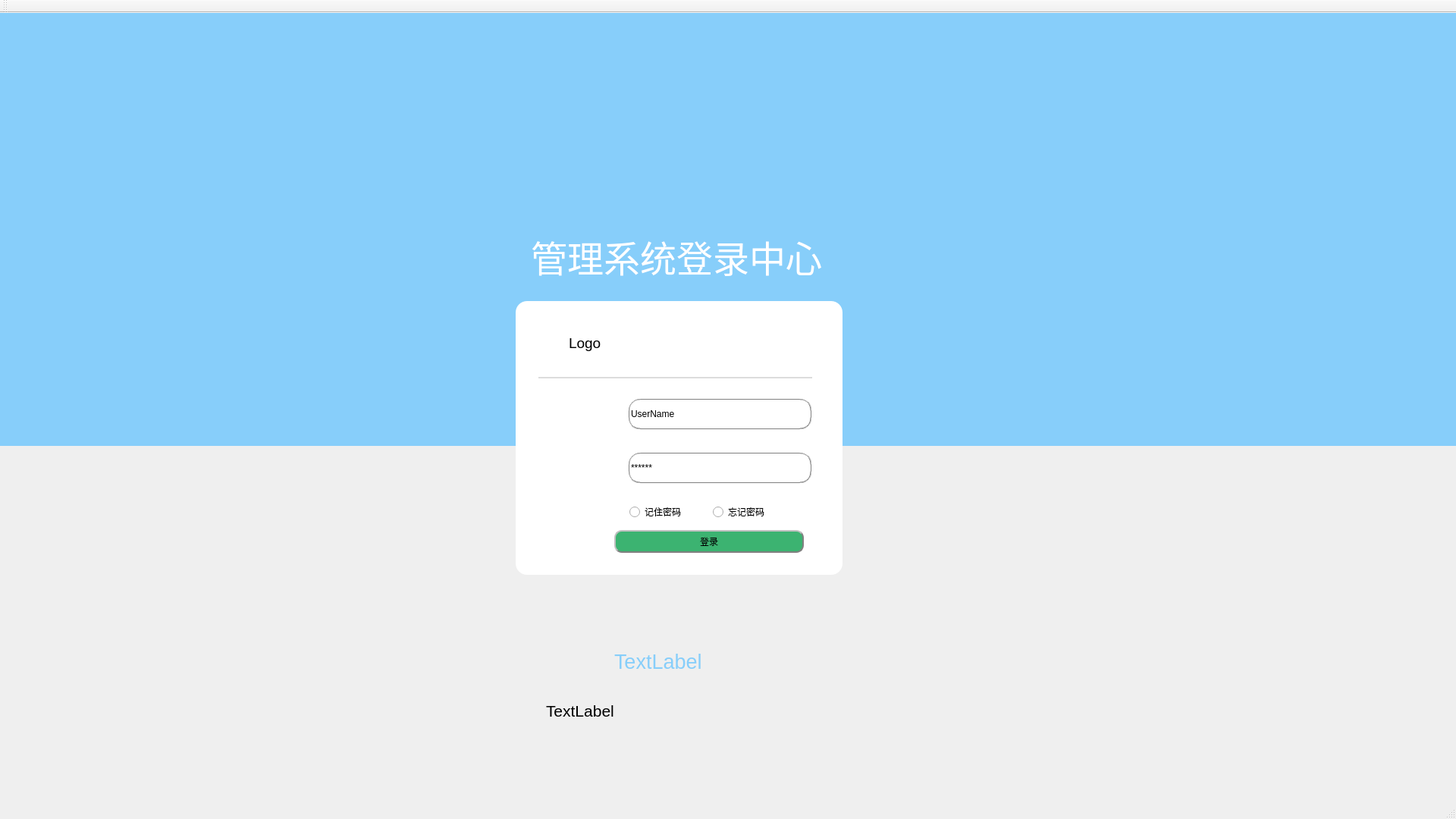
<?xml version="1.0" encoding="UTF-8"?>
<ui version="4.0">
 <class>PhysicalTherapyRobotClass</class>
 <widget class="QMainWindow" name="PhysicalTherapyRobotClass">
  <property name="geometry">
   <rect>
    <x>0</x>
    <y>0</y>
    <width>1920</width>
    <height>1080</height>
   </rect>
  </property>
  <property name="windowTitle">
   <string>理疗机器人</string>
  </property>
  <property name="toolTipDuration" stdset="0">
   <number>0</number>
  </property>
  <widget class="QWidget" name="centralWidget">
   <widget class="QWidget" name="Login" native="true">
    <property name="geometry">
     <rect>
      <x>680</x>
      <y>380</y>
      <width>431</width>
      <height>361</height>
     </rect>
    </property>
    <property name="styleSheet">
     <string notr="true">background-color: rgb(255,255,255);
border-top-left-radius:15px;
border-top-right-radius:15px;
border-bottom-left-radius:15px;
border-bottom-right-radius:15px;</string>
    </property>
    <property name="toolTipDuration" stdset="0">
     <number>0</number>
    </property>
    <widget class="QLabel" name="GrayLine">
     <property name="geometry">
      <rect>
       <x>30</x>
       <y>100</y>
       <width>361</width>
       <height>2</height>
      </rect>
     </property>
     <property name="styleSheet">
      <string notr="true">background-color: rgb(220,220,220);</string>
     </property>
     <property name="text">
      <string/>
     </property>
    </widget>
    <widget class="QLabel" name="Logo">
     <property name="geometry">
      <rect>
       <x>30</x>
       <y>140</y>
       <width>111</width>
       <height>111</height>
      </rect>
     </property>
     <property name="text">
      <string/>
     </property>
     <property name="pixmap">
      <pixmap>robot.png</pixmap>
     </property>
    </widget>
    <widget class="QLineEdit" name="lineEdit_UserName">
     <property name="geometry">
      <rect>
       <x>149</x>
       <y>129</y>
       <width>241</width>
       <height>40</height>
      </rect>
     </property>
     <property name="styleSheet">
      <string notr="true">border:1px groove gray;</string>
     </property>
     <property name="text">
      <string>UserName</string>
     </property>
    </widget>
    <widget class="QLineEdit" name="lineEdit_Password">
     <property name="geometry">
      <rect>
       <x>149</x>
       <y>200</y>
       <width>241</width>
       <height>40</height>
      </rect>
     </property>
     <property name="styleSheet">
      <string notr="true">border:1px groove gray;</string>
     </property>
     <property name="text">
      <string>******</string>
     </property>
    </widget>
    <widget class="QRadioButton" name="radioButton_RememberPassword">
     <property name="geometry">
      <rect>
       <x>150</x>
       <y>270</y>
       <width>81</width>
       <height>16</height>
      </rect>
     </property>
     <property name="text">
      <string>记住密码</string>
     </property>
    </widget>
    <widget class="QRadioButton" name="radioButton_NotRememberPassword">
     <property name="geometry">
      <rect>
       <x>260</x>
       <y>270</y>
       <width>81</width>
       <height>16</height>
      </rect>
     </property>
     <property name="text">
      <string>忘记密码</string>
     </property>
    </widget>
    <widget class="QPushButton" name="pushButton_Login">
     <property name="geometry">
      <rect>
       <x>130</x>
       <y>302</y>
       <width>250</width>
       <height>30</height>
      </rect>
     </property>
     <property name="styleSheet">
      <string notr="true">QPushButton{
background-color: rgb(60,179,113);
border:2px groove gray;
border-radius:10px;padding:2px 4px;border-style: outset;}
QPushButton:hover{
background-color:rgb(60,179,113); color: black;}
 QPushButton:pressed{
background-color:rgb(60,179,113);
border-style: inset;}
</string>
     </property>
     <property name="text">
      <string>登录</string>
     </property>
    </widget>
    <widget class="QLabel" name="label">
     <property name="geometry">
      <rect>
       <x>70</x>
       <y>30</y>
       <width>50</width>
       <height>50</height>
      </rect>
     </property>
     <property name="font">
      <font>
       <family>Arial</family>
       <pointsize>14</pointsize>
      </font>
     </property>
     <property name="text">
      <string>Logo</string>
     </property>
     <property name="textFormat">
      <enum>Qt::AutoText</enum>
     </property>
    </widget>
    <zorder>GrayLine</zorder>
    <zorder>lineEdit_UserName</zorder>
    <zorder>lineEdit_Password</zorder>
    <zorder>radioButton_RememberPassword</zorder>
    <zorder>radioButton_NotRememberPassword</zorder>
    <zorder>pushButton_Login</zorder>
    <zorder>label</zorder>
    <zorder>Logo</zorder>
   </widget>
   <widget class="QLabel" name="label_BackgroundTop">
    <property name="geometry">
     <rect>
      <x>0</x>
      <y>0</y>
      <width>1921</width>
      <height>571</height>
     </rect>
    </property>
    <property name="styleSheet">
     <string notr="true">background-color: rgb(135,206,250);
</string>
    </property>
    <property name="text">
     <string/>
    </property>
   </widget>
   <widget class="QLabel" name="label_Title">
    <property name="geometry">
     <rect>
      <x>700</x>
      <y>290</y>
      <width>401</width>
      <height>61</height>
     </rect>
    </property>
    <property name="font">
     <font>
      <family>Arial</family>
      <pointsize>36</pointsize>
     </font>
    </property>
    <property name="styleSheet">
     <string notr="true">color:white;</string>
    </property>
    <property name="text">
     <string>管理系统登录中心</string>
    </property>
   </widget>
   <widget class="QLabel" name="label_Time">
    <property name="geometry">
     <rect>
      <x>810</x>
      <y>840</y>
      <width>121</width>
      <height>31</height>
     </rect>
    </property>
    <property name="font">
     <font>
      <family>Arial</family>
      <pointsize>20</pointsize>
     </font>
    </property>
    <property name="styleSheet">
     <string notr="true">color:rgb(135,206,250);</string>
    </property>
    <property name="text">
     <string>TextLabel</string>
    </property>
   </widget>
   <widget class="QLabel" name="label_Date">
    <property name="geometry">
     <rect>
      <x>720</x>
      <y>910</y>
      <width>311</width>
      <height>21</height>
     </rect>
    </property>
    <property name="font">
     <font>
      <family>Arial</family>
      <pointsize>16</pointsize>
     </font>
    </property>
    <property name="text">
     <string>TextLabel</string>
    </property>
   </widget>
   <zorder>label_BackgroundTop</zorder>
   <zorder>Login</zorder>
   <zorder>label_Title</zorder>
   <zorder>label_Time</zorder>
   <zorder>label_Date</zorder>
  </widget>
  <widget class="QMenuBar" name="menuBar">
   <property name="geometry">
    <rect>
     <x>0</x>
     <y>0</y>
     <width>1920</width>
     <height>23</height>
    </rect>
   </property>
  </widget>
  <widget class="QToolBar" name="mainToolBar">
   <attribute name="toolBarArea">
    <enum>TopToolBarArea</enum>
   </attribute>
   <attribute name="toolBarBreak">
    <bool>false</bool>
   </attribute>
  </widget>
  <widget class="QStatusBar" name="statusBar"/>
 </widget>
 <layoutdefault spacing="6" margin="11"/>
 <resources>
  <include location="PhysicalTherapyRobot.qrc"/>
 </resources>
 <connections/>
</ui>
